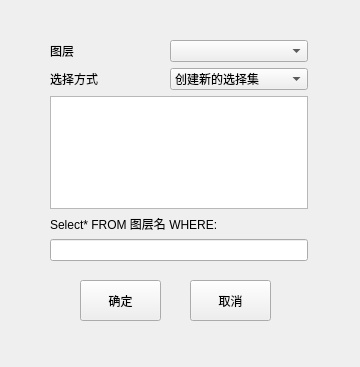
<?xml version="1.0" encoding="UTF-8"?>
<ui version="4.0">
 <class>Win_SelectByAttr</class>
 <widget class="QWidget" name="Win_SelectByAttr">
  <property name="geometry">
   <rect>
    <x>0</x>
    <y>0</y>
    <width>360</width>
    <height>367</height>
   </rect>
  </property>
  <property name="windowTitle">
   <string>SelectByAttribute</string>
  </property>
  <widget class="QPushButton" name="bt_OK">
   <property name="geometry">
    <rect>
     <x>80</x>
     <y>280</y>
     <width>81</width>
     <height>41</height>
    </rect>
   </property>
   <property name="text">
    <string>确定</string>
   </property>
  </widget>
  <widget class="QPushButton" name="bt_Cancel">
   <property name="geometry">
    <rect>
     <x>190</x>
     <y>280</y>
     <width>81</width>
     <height>41</height>
    </rect>
   </property>
   <property name="text">
    <string>取消</string>
   </property>
  </widget>
  <widget class="QWidget" name="">
   <property name="geometry">
    <rect>
     <x>50</x>
     <y>40</y>
     <width>258</width>
     <height>221</height>
    </rect>
   </property>
   <layout class="QVBoxLayout" name="verticalLayout">
    <item>
     <layout class="QGridLayout" name="gridLayout">
      <item row="0" column="0">
       <widget class="QLabel" name="label_layer">
        <property name="text">
         <string>图层</string>
        </property>
       </widget>
      </item>
      <item row="0" column="1">
       <widget class="QComboBox" name="combo_layer"/>
      </item>
      <item row="1" column="0">
       <widget class="QLabel" name="label_type">
        <property name="sizePolicy">
         <sizepolicy hsizetype="Ignored" vsizetype="Preferred">
          <horstretch>0</horstretch>
          <verstretch>0</verstretch>
         </sizepolicy>
        </property>
        <property name="text">
         <string>选择方式</string>
        </property>
       </widget>
      </item>
      <item row="1" column="1">
       <widget class="QComboBox" name="comboBox_SelectMode">
        <item>
         <property name="text">
          <string>创建新的选择集</string>
         </property>
        </item>
        <item>
         <property name="text">
          <string>加入当前选择集</string>
         </property>
        </item>
        <item>
         <property name="text">
          <string>从当前选择集中移除</string>
         </property>
        </item>
        <item>
         <property name="text">
          <string>从当前选择集中选择</string>
         </property>
        </item>
       </widget>
      </item>
     </layout>
    </item>
    <item>
     <widget class="QTextEdit" name="textEdit_FieldName"/>
    </item>
    <item>
     <widget class="QLabel" name="label_SelectTitle">
      <property name="text">
       <string>Select* FROM 图层名 WHERE:</string>
      </property>
     </widget>
    </item>
    <item>
     <widget class="QLineEdit" name="lineEdit_SelectState"/>
    </item>
   </layout>
  </widget>
 </widget>
 <resources/>
 <connections/>
</ui>
